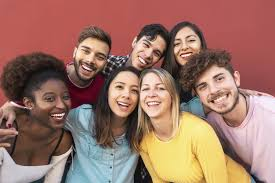
#> input picture IVP/lab work/exercises/ex6/test.jpeg, 275 x 183 px, found by its file name
$ python ex_6_0.py
#> lines starting #> are read from the running program, lines starting #| are printed output that depends on the picture
import cv2
import numpy as np
import matplotlib.pyplot as plt

# plot histogram of an image

img = cv2.imread('IVP/lab work/exercises/ex6/test.jpeg', cv2.IMREAD_GRAYSCALE)
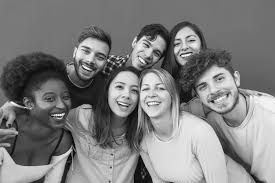
#> img: shape (183, 275); min 0, max 255, mean 126.3

histogram = cv2.calcHist([img], [0], None, [256], [0, 256])
#> histogram = 256 values, max 2079 at index 116, min 0 at index 1, mean 196.6

plt.figure(figsize = (8, 5))
plt.plot(histogram, color = 'black')
plt.title("Grayscale Image Histogram")
plt.xlabel("Pixel Intensity")
plt.ylabel("Frequency")
plt.xlim([0, 256])
plt.show()
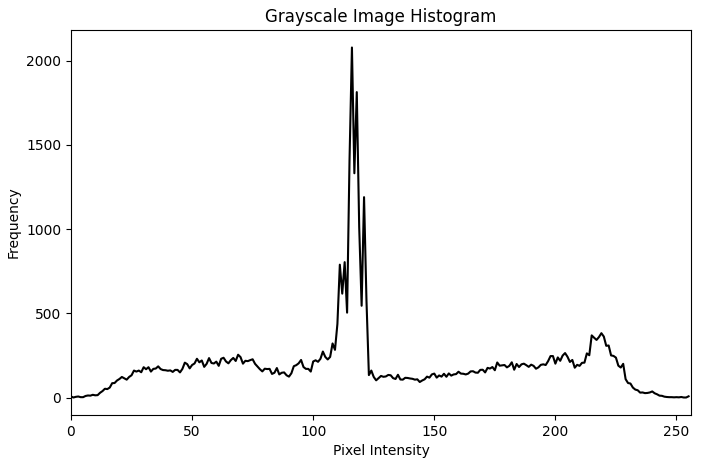
#> figure drawn by matplotlib, 1 panel; curve peaks at x = 116, y = 2079
